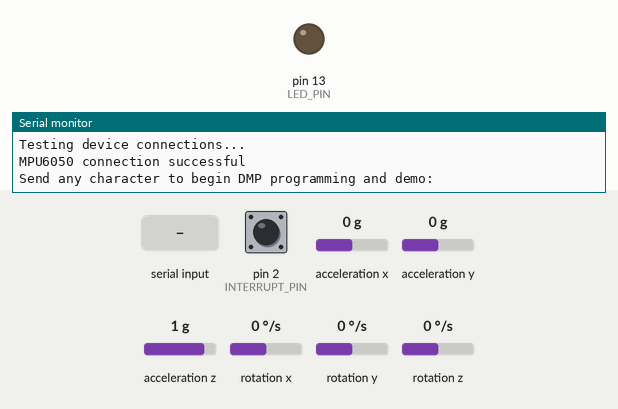
A sketch run on a simulated Arduino Uno, built with avr-gcc and run on an emulated ATmega328P. Shown: output pins drawn as LEDs (lit = HIGH), the last lines printed to the serial monitor. Dashed ring = blinking. The inputs (shaded band) are chosen by the test bench; at power-on: acceleration y 0 g, acceleration x 0 g, pin 2 (INTERRUPT_PIN) LOW, acceleration z 1 g, rotation x 0 °/s, rotation y 0 °/s, rotation z 0 °/s. The sensor or clock chip raises its interrupt line as the real part does; no radio packets arrive unless stated.

Above: at 1.0 s.
1.1 s: "1\n" received over Serial
3.1 s: acceleration y set to -0.2 g
6.1 s: acceleration y set to -0.5 g
At 6.28 s:
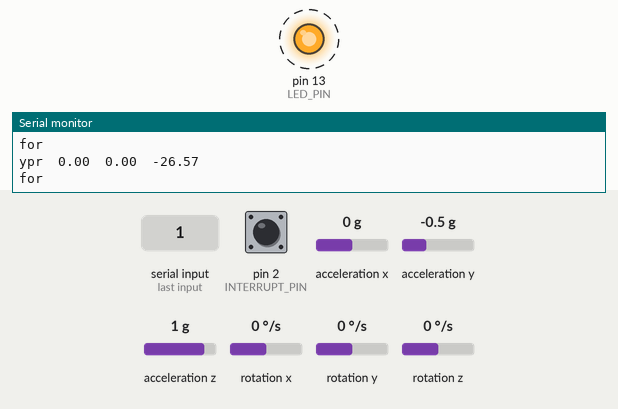
9.1 s: acceleration y set to 0 g
At 9.8 s:
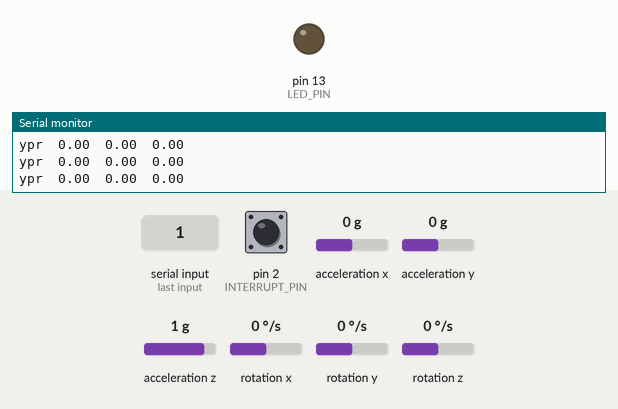
10.6 s: acceleration x set to -0.2 g
12.1 s: acceleration x set to -0.5 g
At 12.27 s:
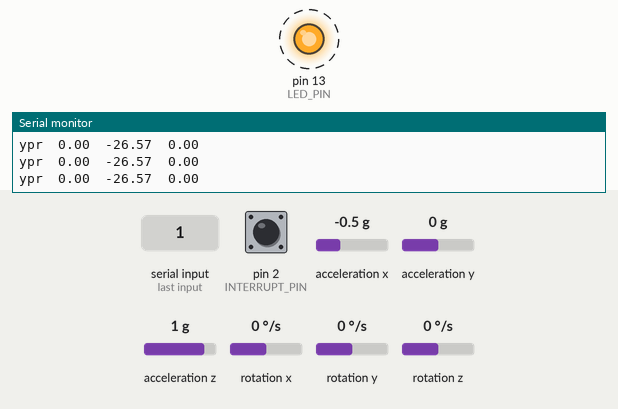
Timing chart, 0 to 16.1 s (numbered marks = the images above; inputs shaded):
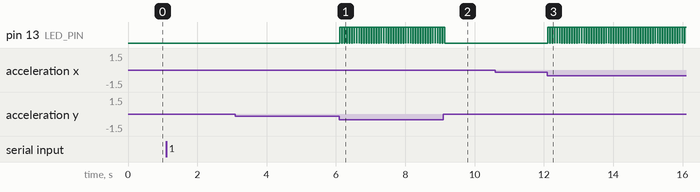

Measured:
- the behaviour switches between -0.3 and -0.4 g on acceleration y (found by bisection; images 0 and 1)
- the behaviour switches between -0.3 and -0.4 g on acceleration x (found by bisection; images 2 and 3)
- after the input at 6.1 s, pin 13 (LED_PIN): alternates HIGH for 0.06 s and LOW for 0.01 s, starting at once
- after the input at 9.1 s, pin 13 (LED_PIN): goes on until 9.1 s, then stays LOW
- after the input at 12.1 s, pin 13 (LED_PIN): alternates HIGH for 0.06 s and LOW for 0.01 s, starting at once

The sketch:

MPU_Transmitter.ino
```cpp
#include <VirtualWire.h>
int ledPin=13;
#include "I2Cdev.h"
#include "MPU6050_6Axis_MotionApps20.h"
#if I2CDEV_IMPLEMENTATION == I2CDEV_ARDUINO_WIRE
#include "Wire.h"
#endif
MPU6050 mpu;
#define OUTPUT_READABLE_YAWPITCHROLL
#define INTERRUPT_PIN 2
#define LED_PIN 13
bool blinkState = false;
bool dmpReady = false;  // set true if DMP init was successful
uint8_t mpuIntStatus;   // holds actual interrupt status byte from MPU
uint8_t devStatus;      // return status after each device operation (0 = success, !0 = error)
uint16_t packetSize;    // expected DMP packet size (default is 42 bytes)
uint16_t fifoCount;     // count of all bytes currently in FIFO
uint8_t fifoBuffer[64]; // FIFO storage buffer

// orientation/motion vars
Quaternion q;           // [w, x, y, z]         quaternion container
VectorInt16 aa;         // [x, y, z]            accel sensor measurements
VectorInt16 aaReal;     // [x, y, z]            gravity-free accel sensor measurements
VectorInt16 aaWorld;    // [x, y, z]            world-frame accel sensor measurements
VectorFloat gravity;    // [x, y, z]            gravity vector
float euler[3];         // [psi, theta, phi]    Euler angle container
float ypr[3];           // [yaw, pitch, roll]   yaw/pitch/roll container and gravity vector
float a,b,c;
// packet structure for InvenSense teapot demo
uint8_t teapotPacket[14] = { '$', 0x02, 0,0, 0,0, 0,0, 0,0, 0x00, 0x00, '\r', '\n' };

// ================================================================
// ===               INTERRUPT DETECTION ROUTINE                ===
// ================================================================

volatile bool mpuInterrupt = false;     // indicates whether MPU interrupt pin has gone high
void dmpDataReady() {
    mpuInterrupt = true;
}

// ================================================================
// ===                      INITIAL SETUP                       ===
// ================================================================

void setup()
  {
    vw_setup(2000);  // Bits per sec
    vw_set_tx_pin(3);
    pinMode(ledPin,OUTPUT);
    #if I2CDEV_IMPLEMENTATION == I2CDEV_ARDUINO_WIRE
        Wire.begin();
        Wire.setClock(400000); // 400kHz I2C clock. Comment this line if having compilation difficulties
    #elif I2CDEV_IMPLEMENTATION == I2CDEV_BUILTIN_FASTWIRE
        Fastwire::setup(400, true);
    #endif
      Serial.begin(38400);
      Serial.println("setup");
      while (!Serial);
      Serial.println(F("Initializing I2C devices..."));
       mpu.initialize();
       pinMode(INTERRUPT_PIN, INPUT);
       Serial.println(F("Testing device connections..."));
       Serial.println(mpu.testConnection() ? F("MPU6050 connection successful") : F("MPU6050 connection failed"));
        Serial.println(F("\nSend any character to begin DMP programming and demo: "));
      while (Serial.available() && Serial.read()); // empty buffer
      while (!Serial.available());                 // wait for data
      while (Serial.available() && Serial.read()); // empty buffer again
      Serial.println(F("Initializing DMP..."));
      devStatus = mpu.dmpInitialize();
      mpu.setXGyroOffset(220);
      mpu.setYGyroOffset(76);
      mpu.setZGyroOffset(-85);
      mpu.setZAccelOffset(1788); // 1688 factory default for my test chip
      if (devStatus == 0) {
        // turn on the DMP, now that it's ready
        Serial.println(F("Enabling DMP..."));
        mpu.setDMPEnabled(true);

        // enable Arduino interrupt detection
        Serial.println(F("Enabling interrupt detection (Arduino external interrupt 0)..."));
        attachInterrupt(digitalPinToInterrupt(INTERRUPT_PIN), dmpDataReady, RISING);
        mpuIntStatus = mpu.getIntStatus();

        // set our DMP Ready flag so the main loop() function knows it's okay to use it
        Serial.println(F("DMP ready! Waiting for first interrupt..."));
        dmpReady = true;

        // get expected DMP packet size for later comparison
        packetSize = mpu.dmpGetFIFOPacketSize();
    } else {
        // ERROR!
        // 1 = initial memory load failed
        // 2 = DMP configuration updates failed
        // (if it's going to break, usually the code will be 1)
        Serial.print(F("DMP Initialization failed (code "));
        Serial.print(devStatus);
        Serial.println(F(")"));
       }

       // configure LED for output
        pinMode(LED_PIN, OUTPUT);
  }

void loop() {
    // if programming failed, don't try to do anything
    if (!dmpReady) return;

    // wait for MPU interrupt or extra packet(s) available
    while (!mpuInterrupt && fifoCount < packetSize) {
        // other program behavior stuff here
        // .
        // .
        // .
        // if you are really paranoid you can frequently test in between other
        // stuff to see if mpuInterrupt is true, and if so, "break;" from the
        // while() loop to immediately process the MPU data
        // .
        // .
        // .
    }

    // reset interrupt flag and get INT_STATUS byte
    mpuInterrupt = false;
    mpuIntStatus = mpu.getIntStatus();

    // get current FIFO count
    fifoCount = mpu.getFIFOCount();

    // check for overflow (this should never happen unless our code is too inefficient)
    if ((mpuIntStatus & 0x10) || fifoCount == 1024) {
        // reset so we can continue cleanly
        mpu.resetFIFO();
        Serial.println(F("FIFO overflow!"));

    // otherwise, check for DMP data ready interrupt (this should happen frequently)
    } else if (mpuIntStatus & 0x02) {
        // wait for correct available data length, should be a VERY short wait
        while (fifoCount < packetSize) fifoCount = mpu.getFIFOCount();

        // read a packet from FIFO
        mpu.getFIFOBytes(fifoBuffer, packetSize);

        // track FIFO count here in case there is > 1 packet available
        // (this lets us immediately read more without waiting for an interrupt)
        fifoCount -= packetSize;

        #ifdef OUTPUT_READABLE_YAWPITCHROLL
            // display Euler angles in degrees
            mpu.dmpGetQuaternion(&q, fifoBuffer);
            mpu.dmpGetGravity(&gravity, &q);
            mpu.dmpGetYawPitchRoll(ypr, &q, &gravity);
            Serial.print("ypr\t");
            Serial.print(ypr[0] * 180/M_PI);
            Serial.print("\t");
            Serial.print(ypr[1] * 180/M_PI);
            Serial.print("\t");
            Serial.println(ypr[2] * 180/M_PI);
             a= (ypr[0] * 180/M_PI);
           b= (ypr[1]* 180/M_PI);
           c= (ypr[2]* 180/M_PI);
           if(b>20){
                  char *msg2 = "4";//send 4 to the receiver
                  digitalWrite(13, true); // Flash a light to show transmitting
                  vw_send((uint8_t *)msg2, strlen(msg2));//send the byte to the receiver
                  vw_wait_tx(); // Wait until the whole message is gone
                  digitalWrite(13, false);
              }
           if(b<-20){

                  char *msg2 = "3";//send 3 to the receiver
                  digitalWrite(13, true); // Flash a light to show transmitting
                  vw_send((uint8_t *)msg2, strlen(msg2));//send the byte to the receiver
                  vw_wait_tx(); // Wait until the whole message is gone
                  digitalWrite(13, false);
              }
           if(c>20){
                  char *msg2 = "2";///send 2 to the receiver
                  digitalWrite(13, true); // Flash a light to show transmitting
                  vw_send((uint8_t *)msg2, strlen(msg2));//send the byte to the receiver
                  vw_wait_tx(); // Wait until the whole message is gone
                  digitalWrite(13, false);
              }
           if(c<-20){
                    Serial.println("for");
                    char *msg2 = "1";//send 1 to the receiver
                    digitalWrite(13, true); // Flash a light to show transmitting
                    vw_send((uint8_t *)msg2, strlen(msg2));//send the byte to the receiver
                    vw_wait_tx(); // Wait until the whole message is gone
                    digitalWrite(13, false);
              }

        #endif
       }
    }
```
